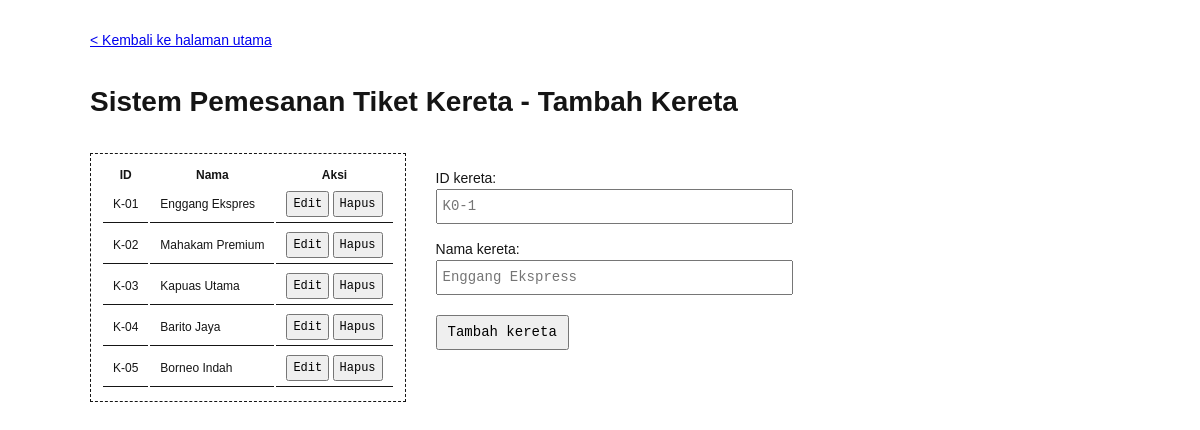
The page /action/add-kereta.php on the database its author committed.
### tables this page shows
CREATE TABLE `kereta` (
  `id_kereta` varchar(10) NOT NULL,
  `nama_kereta` varchar(100) NOT NULL,
  `tipe_kereta` varchar(50) NOT NULL,
  `kapasitas_total` int(11) NOT NULL,
  PRIMARY KEY (`id_kereta`)
);

### action/add-kereta.php (the view, shortened to what this page needs)
<?php
    include '../connection.php';
    $list_kereta = mysqli_fetch_all(mysqli_query($connection, "SELECT * FROM kereta"), MYSQLI_ASSOC);
?>
<!DOCTYPE html>
<html lang="en">
<head>
    <link rel="stylesheet" href="../public/style.css">
</head>
<body>
    <a class="back-home" href="index.php">< Kembali ke halaman utama</a>
    <h1 class="title">Sistem Pemesanan Tiket Kereta - Tambah Kereta</h1>
    <div class="container">
        <table>
            <thead>
                <tr>
                    <th>ID</th>
                    <th>Nama</th>
                    <th>Aksi</th>
                </tr>
            </thead>
            <tbody>
                <?php foreach($list_kereta as $stasiun): ?>
                    <tr>
                        <td><?php echo $stasiun['id_kereta'] ?></td>
                        <td><?php echo $stasiun['nama_kereta'] ?></td>
                        <td>
                            <button>Edit</button>
                            <button>Hapus</button>
                        </td>
                    </tr>
                    <tr>
                <?php endforeach; ?>
            </tbody>
        </table>
        <form method="POST">
            <label for="kereta">ID kereta: </label>
            <input type="text" name="id-kereta" id="kereta" placeholder="K0-1" required> <br>
            <label for="nama">Nama kereta: </label>
            <input type="text" name="nama-kereta" id="nama" placeholder="Enggang Ekspress" required> <br>
            <button>Tambah kereta</button>
        </form>
    </div>
</body>
</html>

### public/style.css (style rules this page uses)
:root { --primary-color: rgb(21, 21, 21); --primary-font: Helvetica, Arial, sans-serif; --secondary-font: 'Courier New', Courier, monospace; --default-line-height: 1.5; --default-font-size: 14px; --secondary-font-size: 12px; }
* { margin: 0; padding: 0; box-sizing: border-box; line-height: var(--default-line-height); }
body { font-size: var(--default-font-size); font-family: var(--primary-font); color: var(--primary-color); width: 85%; margin: auto; }
.back-home { display: inline-block; margin-top: 30px; }
.title { margin: 30px 0; }
.container { margin-top: 20px; display: flex; gap: 30px; height: fit-content; flex-wrap: wrap; }
form { width: 35%; }
form label { display: inline-block; margin-top: 15px; }
form input, form select { padding: 5px; width: 100%; font-size: inherit; font-family: var(--secondary-font); }
form button { margin-top: 20px; padding: 5px 10px; font-size: inherit; font-family: var(--secondary-font); }
table { font-size: var(--secondary-font-size); padding: 10px; display: block; border: 1px dashed var(--primary-color); max-height: 80vh; overflow: auto; }
table td { padding: 5px 10px; border-bottom: 1px solid var(--primary-color); }
table button { font-size: inherit; font-family: var(--secondary-font); padding: 2px 5px; }

### rows shown on the page
kereta: id_kereta "K-01", nama_kereta "Enggang Ekspres"
kereta: id_kereta "K-02", nama_kereta "Mahakam Premium"
kereta: id_kereta "K-03", nama_kereta "Kapuas Utama"
kereta: id_kereta "K-04", nama_kereta "Barito Jaya"
kereta: id_kereta "K-05", nama_kereta "Borneo Indah"
